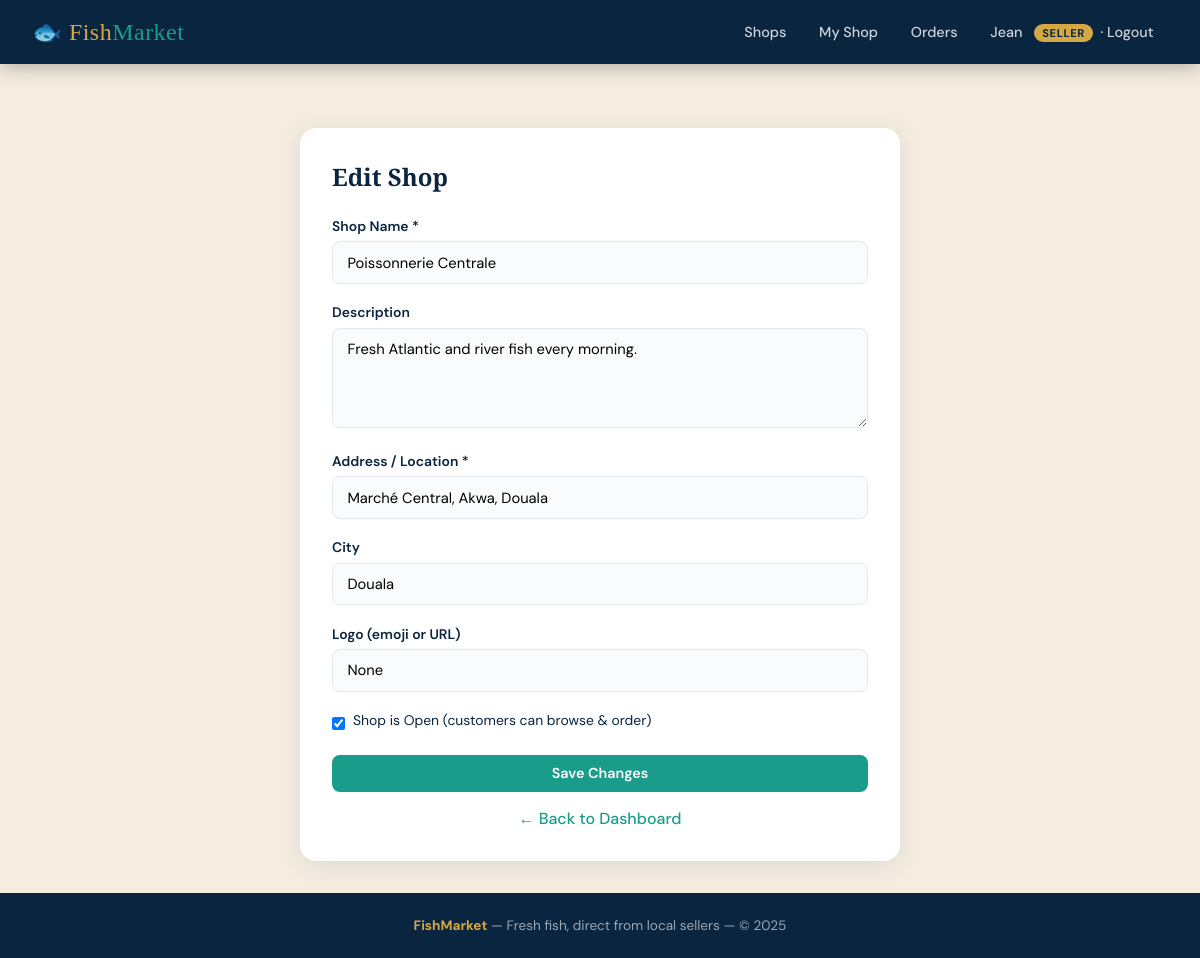
The app's page /seller/shop/edit (signed in) with its own data.
### app.py (models this page shows, shortened)
class User(db.Model):
    __tablename__ = "users"
    id           = db.Column(db.Integer, primary_key=True)
    email        = db.Column(db.String(120), unique=True, nullable=False)
    password_hash= db.Column(db.String(256), nullable=False)
    role         = db.Column(db.String(20), nullable=False, default="customer")  # admin / seller / customer
    full_name    = db.Column(db.String(120), nullable=False)
    phone        = db.Column(db.String(30))           # PII – admin-only
    address      = db.Column(db.String(255))          # PII – admin-only
    created_at   = db.Column(db.DateTime, default=datetime.utcnow)
    is_active    = db.Column(db.Boolean, default=True)
    shop   = db.relationship("Shop",  back_populates="seller", uselist=False)
    orders = db.relationship("Order", back_populates="customer")

class Shop(db.Model):
    __tablename__ = "shops"
    id          = db.Column(db.Integer, primary_key=True)
    seller_id   = db.Column(db.Integer, db.ForeignKey("users.id"), nullable=False, unique=True)
    name        = db.Column(db.String(120), nullable=False)
    description = db.Column(db.Text)
    location    = db.Column(db.String(255), nullable=False)
    city        = db.Column(db.String(80))
    logo_url    = db.Column(db.String(255))
    is_open     = db.Column(db.Boolean, default=True)   # shop open/closed toggle
    created_at  = db.Column(db.DateTime, default=datetime.utcnow)
    seller  = db.relationship("User",  back_populates="shop")
    fishes  = db.relationship("Fish",  back_populates="shop", cascade="all, delete-orphan")
    orders  = db.relationship("Order", back_populates="shop")

### app.py (the view, shortened to what this page needs)
@app.route("/seller/shop/edit", methods=["GET", "POST"])
@role_required("seller")
def seller_edit_shop():
    user = current_user()
    shop = user.shop
    if not shop:
        return redirect(url_for("seller_create_shop"))
    return render_template("seller/shop_form.html", user=user, shop=shop)

### app.py (called while the page is built)
def role_required(*roles):
    def decorator(f):
        @wraps(f)
        def wrapper(*args, **kwargs):
            if "user_id" not in session:
                flash("Please log in.", "warning")
                return redirect(url_for("login"))
            user = db.session.get(User, session["user_id"])
            if not user or user.role not in roles:
                abort(403)
            return f(*args, **kwargs)
        return wrapper
    return decorator

def current_user():
    if "user_id" in session:
        return db.session.get(User, session["user_id"])
    return None

### templates/seller/shop_form.html (shortened to what this page needs)
{% extends "base.html" %}
{% block content %}
<div class="form-box" style="max-width:600px;margin-top:2rem;">
  <h2 style="font-family:'Playfair Display',serif;margin-bottom:1.5rem;color:var(--ocean);">
    {% if shop %}Edit Shop{% else %}Create Your Shop{% endif %}
  </h2>
  <form method="POST">
    <div class="form-group">
      <label>Shop Name *</label>
      <input type="text" name="name" required value="{{ shop.name if shop else '' }}" placeholder="e.g. Poissonnerie du Littoral">
    </div>
    <div class="form-group">
      <label>Description</label>
      <textarea name="description" placeholder="Tell customers about your shop…">{{ shop.description if shop else '' }}</textarea>
    </div>
    <div class="form-group">
      <label>Address / Location *</label>
      <input type="text" name="location" required value="{{ shop.location if shop else '' }}" placeholder="e.g. Marché Central, Akwa">
    </div>
    <div class="form-group">
      <label>City</label>
      <input type="text" name="city" value="{{ shop.city if shop else '' }}" placeholder="e.g. Douala">
    </div>
    <div class="form-group">
      <label>Logo (emoji or URL)</label>
      <input type="text" name="logo_url" value="{{ shop.logo_url if shop else '' }}" placeholder="🐟 or https://...">
    </div>
    {% if shop %}
    <div class="form-group form-check">
      <input type="checkbox" name="is_open" id="is_open" {% if shop.is_open %}checked{% endif %}>
      <label for="is_open" style="font-weight:400;cursor:pointer;">Shop is Open (customers can browse & order)</label>
    </div>
    {% endif %}
    <button type="submit" class="btn btn-primary" style="width:100%;">
      {% if shop %}Save Changes{% else %}Create Shop{% endif %}
    </button>
  </form>
  <div class="mt-2 text-center">
    <a href="{{ url_for('seller_dashboard') }}" class="link">← Back to Dashboard</a>
  </div>
</div>
{% endblock %}

### templates/base.html (shortened to what this page needs)
<!DOCTYPE html>
<html lang="en">
<head>
</head>
<body>
<nav>
  <div class="nav-inner">
    <a href="{{ url_for('index') }}" class="nav-brand">🐟 Fish<span>Market</span></a>
    <div class="nav-links">
      <a href="{{ url_for('shops') }}">Shops</a>
      {% if user %}
        {% if user.role == 'admin' %}
          <a href="{{ url_for('admin_dashboard') }}">Admin Panel</a>
        {% elif user.role == 'seller' %}
          <a href="{{ url_for('seller_dashboard') }}">My Shop</a>
          <a href="{{ url_for('seller_orders') }}">Orders</a>
        {% else %}
          <a href="{{ url_for('my_orders') }}">My Orders</a>
        {% endif %}
        <a href="{{ url_for('logout') }}">
          {{ user.full_name.split()[0] }}
          <span class="nav-role">{{ user.role }}</span>
          &nbsp;·&nbsp;Logout
        </a>
      {% else %}
        <a href="{{ url_for('login') }}">Login</a>
        <a href="{{ url_for('register') }}" class="btn-nav">Register</a>
      {% endif %}
    </div>
  </div>
</nav>
<main>{% block content %}{% endblock %}</main>
<footer>
  <strong>FishMarket</strong> &mdash; Fresh fish, direct from local sellers &mdash; &copy; {{ 2025 }}
</footer>
</body>
</html>

### templates/base.html (style rules this page uses)
:root { --ocean: #0a2540; --tide: #0e4d6e; --seafoam: #1a9c8a; --coral: #e8533e; --sand: #f5ede0; --gold: #d4a843; --white: #ffffff; --text: #1a1a2e; --muted: #6c7a8d; --card-bg: #ffffff; --border: #e2e8f0; --success: #2d7d46; --danger: #c0392b; --warning: #d4a017; --info: #1565a0; }
*, *::before, *::after { box-sizing: border-box; margin: 0; padding: 0; }
html { scroll-behavior: smooth; }
body { font-family: 'DM Sans', sans-serif; background: var(--sand); color: var(--text); min-height: 100vh; display: flex; flex-direction: column; }
nav { background: var(--ocean); padding: 0 2rem; position: sticky; top: 0; z-index: 100; box-shadow: 0 2px 20px rgba(0,0,0,0.3); }
.nav-inner { max-width: 1200px; margin: 0 auto; display: flex; align-items: center; justify-content: space-between; height: 64px; }
.nav-brand { font-family: 'Playfair Display', serif; font-size: 1.5rem; color: var(--gold); text-decoration: none; letter-spacing: 0.02em; }
.nav-brand span { color: var(--seafoam); }
.nav-links { display: flex; align-items: center; gap: 0.25rem; }
.nav-links a { color: rgba(255,255,255,0.8); text-decoration: none; padding: 0.5rem 0.9rem; border-radius: 6px; font-size: 0.9rem; font-weight: 500; transition: all 0.2s; }
.nav-role { font-size: 0.7rem; background: var(--gold); color: var(--ocean); padding: 2px 8px; border-radius: 10px; font-weight: 700; text-transform: uppercase; letter-spacing: 0.05em; margin-left: 0.5rem; vertical-align: middle; }
main { flex: 1; max-width: 1200px; margin: 0 auto; padding: 2rem; width: 100%; }
.btn { display: inline-block; padding: 0.6rem 1.4rem; border-radius: 8px; font-weight: 600; font-size: 0.9rem; cursor: pointer; border: none; text-decoration: none; transition: all 0.2s; text-align: center; font-family: 'DM Sans', sans-serif; }
.btn-primary { background: var(--seafoam); color: #fff; }
.form-group { margin-bottom: 1.2rem; }
label { display: block; font-weight: 600; font-size: 0.87rem; margin-bottom: 0.4rem; color: var(--ocean); }
input[type=text], input[type=email], input[type=password], input[type=number], input[type=url], textarea, select { width: 100%; padding: 0.65rem 0.9rem; border: 1.5px solid var(--border); border-radius: 8px; font-family: 'DM Sans', sans-serif; font-size: 0.92rem; transition: border-color 0.2s; background: #fafbfc; }
textarea { min-height: 100px; resize: vertical; }
.form-check { display: flex; align-items: center; gap: 0.5rem; }
.form-check input { width: auto; }
footer { background: var(--ocean); color: rgba(255,255,255,0.6); text-align: center; padding: 1.5rem; font-size: 0.85rem; margin-top: auto; }
footer strong { color: var(--gold); }
.text-center { text-align: center; }
.mt-2 { margin-top: 1rem; }
.form-box { background: white; border-radius: 16px; padding: 2rem; box-shadow: 0 4px 24px rgba(10,37,64,0.1); max-width: 520px; margin: 0 auto; }
a.link { color: var(--seafoam); text-decoration: none; font-weight: 500; }

### records on screen
User: full_name "Jean", role "SELLER"
Shop: name "Poissonnerie Centrale", description "Fresh Atlantic and river fish every morning.", location "Marché Central, Akwa, Douala", city "Douala", logo_url "None", is_open "☑"

### other values on screen
{{ 2025 }} "2025"
